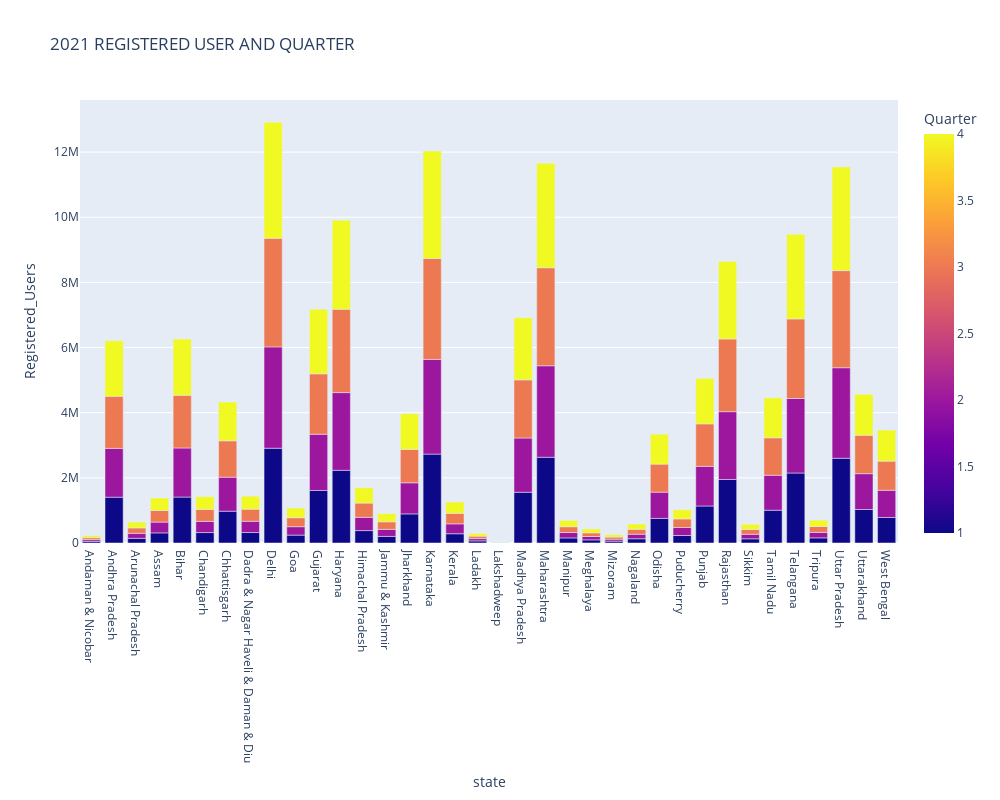

Notebook code for this chart:
### Code cell
Top_user_Y=Top_user_plot_1(Top_user, 2021)

### Figure 1 — Plotly figure (JSON) as saved in the notebook; plotly's stock layout.template omitted (floating-point values rounded to 4 significant figures; data arrays with more than 128 entries replaced by an {"elided": "..."} marker saying what was removed)
{"data": [{"hovertemplate": "<b>%{hovertext}</b><br><br>state=%{x}<br>Registered_Users=%{y}<br>Quarter=%{marker.color}<extra></extra>", "hovertext": {"elided": "144 str values"}, "legendgroup": "", "marker": {"color": {"elided": "144 int values"}, "coloraxis": "coloraxis", "pattern": {"shape": ""}}, "name": "", "orientation": "v", "showlegend": false, "textposition": "auto", "type": "bar", "x": {"elided": "144 str values"}, "xaxis": "x", "y": {"elided": "144 int values"}, "yaxis": "y"}], "layout": {"barmode": "relative", "coloraxis": {"colorbar": {"title": {"text": "Quarter"}}, "colorscale": [[0, "#0d0887"], [0.1111, "#46039f"], [0.2222, "#7201a8"], [0.3333, "#9c179e"], [0.4444, "#bd3786"], [0.5556, "#d8576b"], [0.6667, "#ed7953"], [0.7778, "#fb9f3a"], [0.8889, "#fdca26"], [1, "#f0f921"]]}, "height": 800, "legend": {"tracegroupgap": 0}, "title": {"text": "2021 REGISTERED USER AND QUARTER"}, "width": 1000, "xaxis": {"anchor": "y", "domain": [0, 1], "title": {"text": "state"}}, "yaxis": {"anchor": "x", "domain": [0, 1], "title": {"text": "Registered_Users"}}}}
